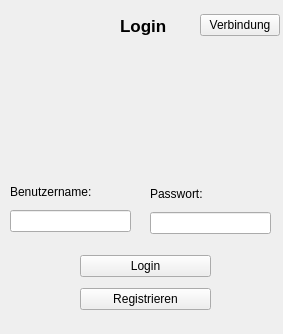
<?xml version="1.0" encoding="UTF-8"?>
<ui version="4.0">
 <class>Login</class>
 <widget class="QWidget" name="Login">
  <property name="geometry">
   <rect>
    <x>0</x>
    <y>0</y>
    <width>283</width>
    <height>334</height>
   </rect>
  </property>
  <property name="windowTitle">
   <string>Login BWS - Wettsystem</string>
  </property>
  <widget class="QWidget" name="layoutWidget">
   <property name="geometry">
    <rect>
     <x>80</x>
     <y>250</y>
     <width>131</width>
     <height>66</height>
    </rect>
   </property>
   <layout class="QVBoxLayout" name="verticalLayout">
    <item>
     <widget class="QPushButton" name="btnLogin">
      <property name="text">
       <string>Login</string>
      </property>
     </widget>
    </item>
    <item>
     <widget class="QPushButton" name="btnRegistrieren">
      <property name="text">
       <string>Registrieren</string>
      </property>
     </widget>
    </item>
   </layout>
  </widget>
  <widget class="QLabel" name="logo">
   <property name="geometry">
    <rect>
     <x>40</x>
     <y>40</y>
     <width>211</width>
     <height>141</height>
    </rect>
   </property>
   <property name="text">
    <string/>
   </property>
   <property name="pixmap">
    <pixmap resource="bwswettsystemlogo.qrc">:/logo/0001.ico</pixmap>
   </property>
   <property name="scaledContents">
    <bool>true</bool>
   </property>
  </widget>
  <widget class="QWidget" name="verticalLayoutWidget">
   <property name="geometry">
    <rect>
     <x>10</x>
     <y>180</y>
     <width>121</width>
     <height>52</height>
    </rect>
   </property>
   <layout class="QVBoxLayout" name="verticalLayout_2">
    <item>
     <widget class="QLabel" name="label_2">
      <property name="text">
       <string>Benutzername:</string>
      </property>
     </widget>
    </item>
    <item>
     <widget class="QLineEdit" name="edtBenutzername"/>
    </item>
   </layout>
  </widget>
  <widget class="QWidget" name="verticalLayoutWidget_2">
   <property name="geometry">
    <rect>
     <x>150</x>
     <y>182</y>
     <width>121</width>
     <height>52</height>
    </rect>
   </property>
   <layout class="QVBoxLayout" name="verticalLayout_3">
    <item>
     <widget class="QLabel" name="label_3">
      <property name="text">
       <string>Passwort:</string>
      </property>
     </widget>
    </item>
    <item>
     <widget class="QLineEdit" name="edtPasswort">
      <property name="echoMode">
       <enum>QLineEdit::Password</enum>
      </property>
     </widget>
    </item>
   </layout>
  </widget>
  <widget class="QWidget" name="horizontalLayoutWidget">
   <property name="geometry">
    <rect>
     <x>120</x>
     <y>10</y>
     <width>160</width>
     <height>31</height>
    </rect>
   </property>
   <layout class="QHBoxLayout" name="horizontalLayout">
    <item>
     <widget class="QLabel" name="label">
      <property name="font">
       <font>
        <pointsize>13</pointsize>
        <weight>75</weight>
        <bold>true</bold>
       </font>
      </property>
      <property name="text">
       <string>Login</string>
      </property>
     </widget>
    </item>
    <item>
     <widget class="QPushButton" name="pushButton">
      <property name="text">
       <string>Verbindung</string>
      </property>
     </widget>
    </item>
   </layout>
  </widget>
 </widget>
 <resources>
  <include location="bwswettsystemlogo.qrc"/>
 </resources>
 <connections/>
</ui>
